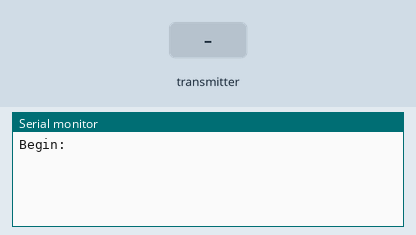
Bench run of a sketch on a simulated Arduino Uno, built with avr-gcc and run on an emulated ATmega328P. Shown: the last lines printed to the serial monitor. Inputs (shaded band) come from the test bench. No radio packets arrive unless stated.

Above: at 1.2 s.
1.3 s: the transmitter starts sending received = 0
At 1.37 s:
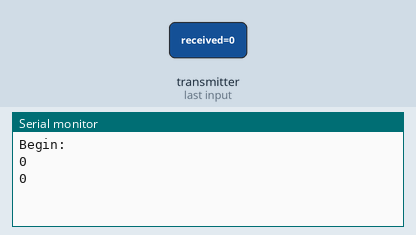
3.2 s: the transmitter starts sending received = 64
At 3.27 s:
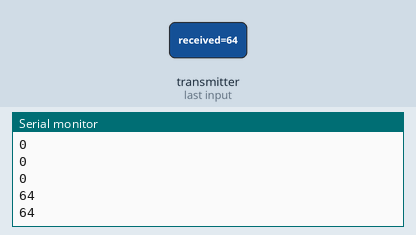

The sketch:

flow_meter_test_rx.ino
```cpp
// (licence header left out)
 // Includes
#include <SPI.h>
#include "RF24.h"


// Defines
#define NRF_CE      7
#define NRF_nCS     8


// Constants
RF24 radio(NRF_CE, NRF_nCS);
byte addresses[2][6] = {"80085","58008"};


// Setup
void setup()
{
  radio.begin();
  radio.setPALevel(RF24_PA_LOW);
  radio.openReadingPipe(1, addresses[0]);
  radio.startListening();

  Serial.begin(9600);
  Serial.println("Begin:");
}


// Main Program
void loop()
{
  byte received;

  if(radio.available())
  {
    while(radio.available())
    {
      radio.read(&received, sizeof(byte));
      Serial.println(received);
    }
  }
}
```

Measured:
- after the input at 1.3 s, the serial monitor: prints a new line at once (image 1)
- after the input at 3.2 s, the serial monitor: prints a new line at once (image 2)
